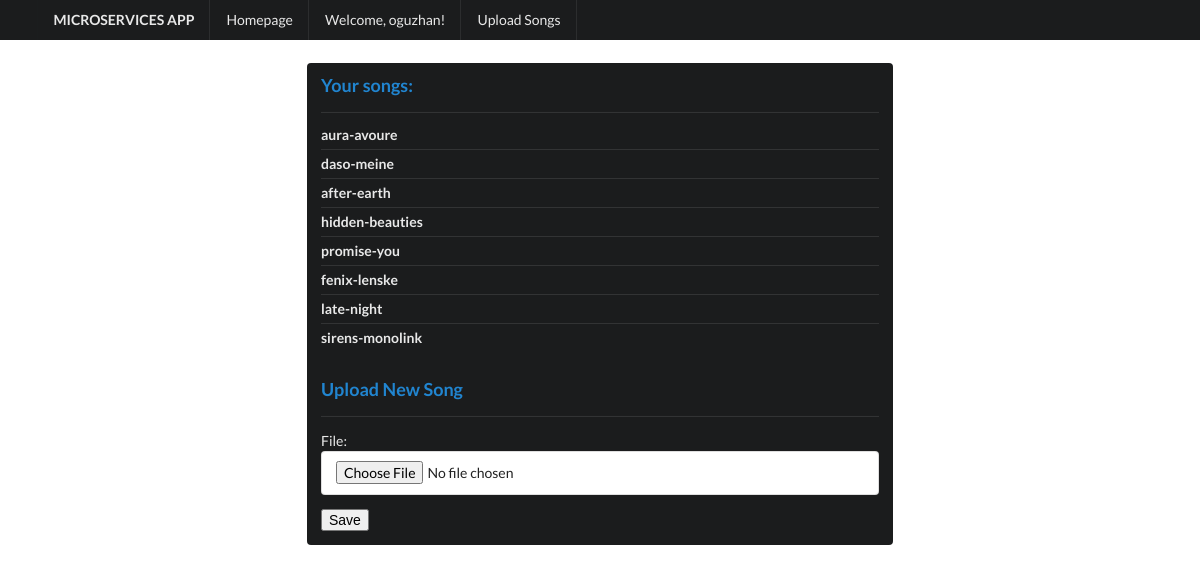
/upload/ (signed in), run on the app's committed database.
### core/models.py (models this page shows)
class User(AbstractUser):
    class Meta:
        verbose_name = ('User')
        verbose_name_plural = ('Users')

class SongModel(models.Model):
    id = models.AutoField(primary_key=True)
    user = models.ForeignKey('core.User', on_delete=models.CASCADE)
    song_file = models.FileField(
        upload_to=upload_song_to, null=True, blank=True)
    song_title = models.CharField(max_length=300, null=True)
    bpm = models.IntegerField(null=True)
    key = models.CharField(max_length=2, null=True)
    key_scale = models.CharField(max_length=5, null=True)
    key_strength = models.FloatField(null=True)
    def __str__(self):
        return self.song_title or "song"

### core/views.py (the view, shortened to what this page needs)
# urls.py: path('upload/', SongUploadView.as_view(), name='song_upload'),
class SongUploadView(FormView):
    form_class = SongFileUploadForm
    template_name = 'core/song_upload.html'  # Replace with your template.
    success_url = '/'  # Replace with your URL or reverse().
    def get_context_data(self, **kwargs):
        data = super().get_context_data(**kwargs)
        annotated_songs = SongModel.objects.filter(user=self.request.user.id)
        data['annotated_songs'] = annotated_songs
        return data

### core/forms.py (shortened to what this page needs)
class SongFileUploadForm(forms.Form):
    file = forms.FileField(widget=forms.ClearableFileInput())  # for creating file input

### core/templates/core/song_upload.html (shortened to what this page needs)
{% extends 'core/base.html' %}
{% block content %}
<div class="ui grid" style="margin-top:10px">
  <div class="four wide column"></div>
  <div class="eight wide column">
  <div class="ui inverted segment">
<div class="ui blue header"> Your songs: </div>
<div class="ui divider"> </div>
  <div class="ui inverted relaxed divided list">
  {% for song in annotated_songs %}
        <div class="item">
        <div class="content">
            <div class="header">{{song}}</div>
        </div>
        </div>
    {% endfor %}
    <div class="ui blue header"> Upload New Song </div>
    <div class="ui divider"> </div>
</div>
<form  method="POST" class="ui  form" enctype="multipart/form-data">
    {{ form.as_p }}
    <button type="submit" class="save btn btn-default">Save</button>
</form>
  </div>
</div>
{% endblock %}

### core/templates/core/base.html (shortened to what this page needs)
<!DOCTYPE html>
<html lang="en">
<head>
    <link rel="stylesheet" href="https://cdnjs.cloudflare.com/ajax/libs/semantic-ui/2.4.1/semantic.min.css" />
</head>
<body>
<div class="ui fixed inverted menu">
    <div class="ui container">
      <a href="#" class="header item">
        MICROSERVICES APP
      </a>
        <a href="{% url "homepage" %}" class="item">Homepage</a>
      {% if user.is_authenticated %}
         <a href="#" class="item">Welcome, {{ user.get_username }}!</a>
         <a href="{% url "song_upload" %}" class="item">Upload Songs</a>
        {% else %}
        <a href="{% url "login" %}" class="item">Login</a>
        {% endif %}
    </div>
      </div>
{% block content %}
{% endblock %}
</body>
</html>

### data on the page
User: get_username "oguzhan"
SongModel: song_title "aura-avoure"
SongModel: song_title "daso-meine"
SongModel: song_title "after-earth"
SongModel: song_title "hidden-beauties"
SongModel: song_title "promise-you"
SongModel: song_title "fenix-lenske"
SongModel: song_title "late-night"
SongModel: song_title "sirens-monolink"
